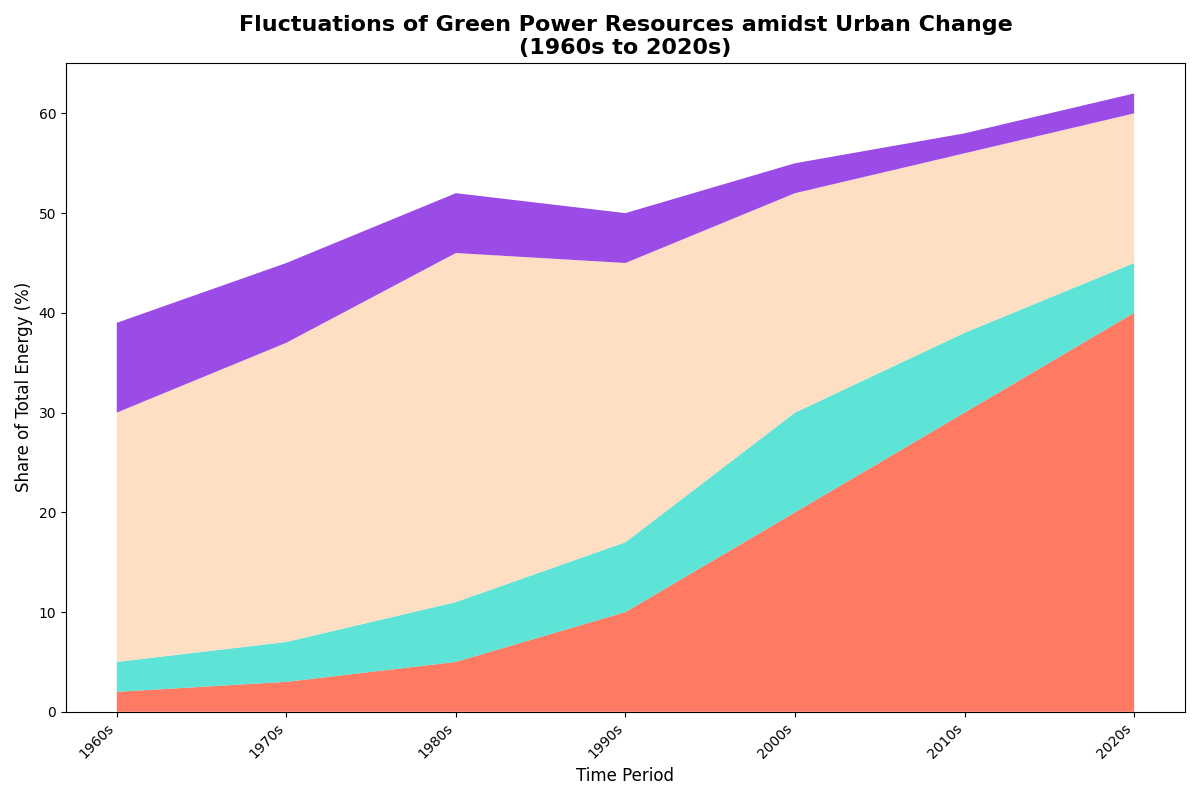

Here is the Python script that generated this plot:
import matplotlib.pyplot as plt
import numpy as np

decades = ['1960s', '1970s', '1980s', '1990s', '2000s', '2010s', '2020s']
solar = [2, 3, 5, 10, 20, 30, 40]
geothermal = [3, 4, 6, 7, 10, 8, 5]
hydropower = [25, 30, 35, 28, 22, 18, 15]
biomass = [9, 8, 6, 5, 3, 2, 2]

data = np.vstack([solar, geothermal, hydropower, biomass])

fig, ax = plt.subplots(figsize=(12, 8))
ax.stackplot(decades, data, colors=['#FF6347', '#40E0D0', '#FFDAB9', '#8A2BE2'], alpha=0.85)

# Randomly altering titles and labels
ax.set_title('Fluctuations of Green Power Resources amidst Urban Change\n(1960s to 2020s)', fontsize=16, fontweight='bold', loc='center')
ax.set_xlabel('Time Period', fontsize=12)
ax.set_ylabel('Share of Total Energy (%)', fontsize=12)

plt.xticks(rotation=45, ha='right')
plt.tight_layout()
plt.show()
